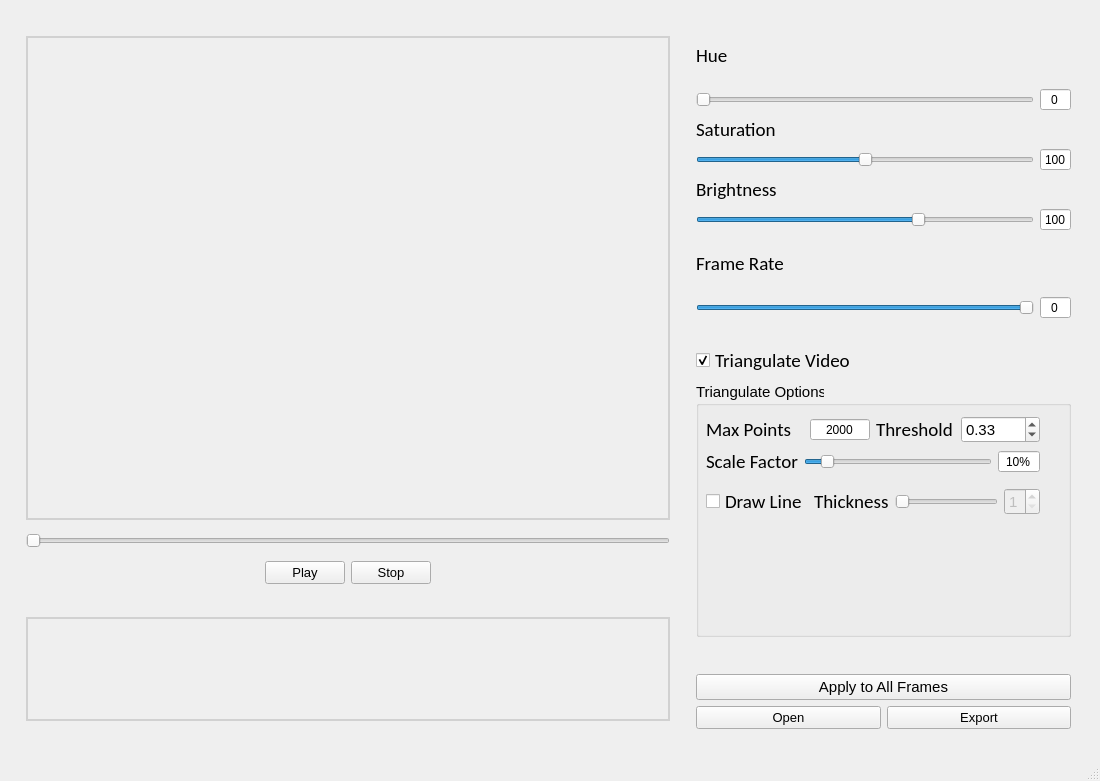
<?xml version="1.0" encoding="UTF-8"?>
<ui version="4.0">
 <class>MainWindow</class>
 <widget class="QMainWindow" name="MainWindow">
  <property name="geometry">
   <rect>
    <x>0</x>
    <y>0</y>
    <width>1100</width>
    <height>781</height>
   </rect>
  </property>
  <property name="font">
   <font>
    <pointsize>11</pointsize>
   </font>
  </property>
  <property name="windowTitle">
   <string>Delaunay's Dream</string>
  </property>
  <property name="windowIcon">
   <iconset>
    <normaloff>film.svg</normaloff>film.svg</iconset>
  </property>
  <property name="toolTip">
   <string/>
  </property>
  <property name="statusTip">
   <string>Delaunay's Dream</string>
  </property>
  <widget class="QWidget" name="centralwidget">
   <layout class="QGridLayout" name="gridLayout_2">
    <item row="0" column="0">
     <layout class="QGridLayout" name="gridLayout">
      <item row="1" column="0">
       <layout class="QHBoxLayout" name="horizontalLayout_14">
        <item>
         <spacer name="verticalSpacer_2">
          <property name="orientation">
           <enum>Qt::Vertical</enum>
          </property>
          <property name="sizeHint" stdset="0">
           <size>
            <width>17</width>
            <height>37</height>
           </size>
          </property>
         </spacer>
        </item>
        <item>
         <layout class="QVBoxLayout" name="verticalLayout_4">
          <item>
           <widget class="QLabel" name="video_player">
            <property name="minimumSize">
             <size>
              <width>644</width>
              <height>484</height>
             </size>
            </property>
            <property name="styleSheet">
             <string notr="true">background-color: rgb(239, 239, 239); border : 2px solid rgb(209, 209, 209); min-height: 480; min-width:  640; max-height: 480; max-width:  640;</string>
            </property>
            <property name="text">
             <string/>
            </property>
            <property name="alignment">
             <set>Qt::AlignCenter</set>
            </property>
           </widget>
          </item>
          <item>
           <widget class="QSlider" name="video_slider">
            <property name="maximumSize">
             <size>
              <width>644</width>
              <height>16777215</height>
             </size>
            </property>
            <property name="orientation">
             <enum>Qt::Horizontal</enum>
            </property>
           </widget>
          </item>
          <item>
           <layout class="QHBoxLayout" name="horizontalLayout_6">
            <item>
             <spacer name="horizontalSpacer_2">
              <property name="orientation">
               <enum>Qt::Horizontal</enum>
              </property>
              <property name="sizeHint" stdset="0">
               <size>
                <width>40</width>
                <height>20</height>
               </size>
              </property>
             </spacer>
            </item>
            <item>
             <layout class="QHBoxLayout" name="horizontalLayout_5">
              <item>
               <widget class="QPushButton" name="play_button">
                <property name="font">
                 <font>
                  <family>Arial</family>
                  <pointsize>10</pointsize>
                 </font>
                </property>
                <property name="statusTip">
                 <string>Open File</string>
                </property>
                <property name="text">
                 <string>Play</string>
                </property>
               </widget>
              </item>
              <item>
               <widget class="QPushButton" name="stop_button">
                <property name="font">
                 <font>
                  <family>Arial</family>
                  <pointsize>10</pointsize>
                 </font>
                </property>
                <property name="statusTip">
                 <string>Save As...</string>
                </property>
                <property name="text">
                 <string>Stop</string>
                </property>
               </widget>
              </item>
             </layout>
            </item>
            <item>
             <spacer name="horizontalSpacer_5">
              <property name="orientation">
               <enum>Qt::Horizontal</enum>
              </property>
              <property name="sizeHint" stdset="0">
               <size>
                <width>40</width>
                <height>20</height>
               </size>
              </property>
             </spacer>
            </item>
           </layout>
          </item>
          <item>
           <spacer name="horizontalSpacer_6">
            <property name="orientation">
             <enum>Qt::Horizontal</enum>
            </property>
            <property name="sizeHint" stdset="0">
             <size>
              <width>40</width>
              <height>20</height>
             </size>
            </property>
           </spacer>
          </item>
          <item>
           <widget class="QLabel" name="frame_viewer">
            <property name="styleSheet">
             <string notr="true">background-color: rgb(239, 239, 239); border : 2px solid rgb(209, 209, 209); min-height: 100; min-width:  640; max-height: 100; max-width:  640;</string>
            </property>
            <property name="text">
             <string/>
            </property>
           </widget>
          </item>
         </layout>
        </item>
        <item>
         <spacer name="verticalSpacer">
          <property name="orientation">
           <enum>Qt::Vertical</enum>
          </property>
          <property name="sizeHint" stdset="0">
           <size>
            <width>20</width>
            <height>40</height>
           </size>
          </property>
         </spacer>
        </item>
        <item>
         <layout class="QVBoxLayout" name="verticalLayout_12">
          <item>
           <layout class="QVBoxLayout" name="verticalLayout_10">
            <item>
             <layout class="QHBoxLayout" name="horizontalLayout_10">
              <item>
               <layout class="QVBoxLayout" name="verticalLayout_2">
                <item>
                 <widget class="QLabel" name="hue_Label">
                  <property name="font">
                   <font>
                    <family>Calibri</family>
                    <pointsize>14</pointsize>
                   </font>
                  </property>
                  <property name="text">
                   <string>Hue</string>
                  </property>
                 </widget>
                </item>
                <item>
                 <layout class="QHBoxLayout" name="horizontalLayout_2">
                  <item>
                   <widget class="QSlider" name="hue_slider">
                    <property name="statusTip">
                     <string>Adjust Hue</string>
                    </property>
                    <property name="maximum">
                     <number>179</number>
                    </property>
                    <property name="orientation">
                     <enum>Qt::Horizontal</enum>
                    </property>
                   </widget>
                  </item>
                  <item>
                   <widget class="QSpinBox" name="hue_spinBox">
                    <property name="font">
                     <font>
                      <family>Arial</family>
                      <pointsize>9</pointsize>
                     </font>
                    </property>
                    <property name="statusTip">
                     <string>Adjust Hue</string>
                    </property>
                    <property name="alignment">
                     <set>Qt::AlignCenter</set>
                    </property>
                    <property name="buttonSymbols">
                     <enum>QAbstractSpinBox::NoButtons</enum>
                    </property>
                    <property name="maximum">
                     <number>179</number>
                    </property>
                   </widget>
                  </item>
                 </layout>
                </item>
               </layout>
              </item>
             </layout>
            </item>
            <item>
             <layout class="QHBoxLayout" name="horizontalLayout_11">
              <item>
               <layout class="QVBoxLayout" name="verticalLayout_3">
                <item>
                 <widget class="QLabel" name="saturation_label">
                  <property name="font">
                   <font>
                    <family>Calibri</family>
                    <pointsize>14</pointsize>
                   </font>
                  </property>
                  <property name="text">
                   <string>Saturation</string>
                  </property>
                 </widget>
                </item>
                <item>
                 <layout class="QHBoxLayout" name="horizontalLayout_3">
                  <item>
                   <widget class="QSlider" name="saturation_slider">
                    <property name="statusTip">
                     <string>Adjust Saturation</string>
                    </property>
                    <property name="maximum">
                     <number>200</number>
                    </property>
                    <property name="singleStep">
                     <number>1</number>
                    </property>
                    <property name="pageStep">
                     <number>10</number>
                    </property>
                    <property name="value">
                     <number>100</number>
                    </property>
                    <property name="orientation">
                     <enum>Qt::Horizontal</enum>
                    </property>
                   </widget>
                  </item>
                  <item>
                   <widget class="QSpinBox" name="saturation_spinBox">
                    <property name="font">
                     <font>
                      <family>Arial</family>
                      <pointsize>9</pointsize>
                     </font>
                    </property>
                    <property name="statusTip">
                     <string>Adjust Saturation</string>
                    </property>
                    <property name="alignment">
                     <set>Qt::AlignCenter</set>
                    </property>
                    <property name="buttonSymbols">
                     <enum>QAbstractSpinBox::NoButtons</enum>
                    </property>
                    <property name="maximum">
                     <number>200</number>
                    </property>
                    <property name="value">
                     <number>100</number>
                    </property>
                   </widget>
                  </item>
                 </layout>
                </item>
               </layout>
              </item>
              <item>
               <layout class="QVBoxLayout" name="verticalLayout_8"/>
              </item>
             </layout>
            </item>
            <item>
             <layout class="QHBoxLayout" name="horizontalLayout_12">
              <item>
               <layout class="QVBoxLayout" name="verticalLayout_5">
                <item>
                 <widget class="QLabel" name="brightness_label">
                  <property name="font">
                   <font>
                    <family>Calibri</family>
                    <pointsize>14</pointsize>
                   </font>
                  </property>
                  <property name="text">
                   <string>Brightness</string>
                  </property>
                 </widget>
                </item>
                <item>
                 <layout class="QHBoxLayout" name="horizontalLayout_4">
                  <item>
                   <widget class="QSlider" name="brightness_slider">
                    <property name="statusTip">
                     <string>Adjust Brightness</string>
                    </property>
                    <property name="maximum">
                     <number>150</number>
                    </property>
                    <property name="value">
                     <number>100</number>
                    </property>
                    <property name="orientation">
                     <enum>Qt::Horizontal</enum>
                    </property>
                   </widget>
                  </item>
                  <item>
                   <widget class="QSpinBox" name="brightness_spinBox">
                    <property name="font">
                     <font>
                      <family>Arial</family>
                      <pointsize>9</pointsize>
                     </font>
                    </property>
                    <property name="statusTip">
                     <string>Adjust Brightness</string>
                    </property>
                    <property name="buttonSymbols">
                     <enum>QAbstractSpinBox::NoButtons</enum>
                    </property>
                    <property name="maximum">
                     <number>150</number>
                    </property>
                    <property name="value">
                     <number>100</number>
                    </property>
                   </widget>
                  </item>
                 </layout>
                </item>
               </layout>
              </item>
              <item>
               <layout class="QVBoxLayout" name="verticalLayout_9"/>
              </item>
             </layout>
            </item>
            <item>
             <layout class="QHBoxLayout" name="horizontalLayout_9">
              <item>
               <layout class="QVBoxLayout" name="verticalLayout">
                <item>
                 <widget class="QLabel" name="frame_rate_label">
                  <property name="font">
                   <font>
                    <family>Calibri</family>
                    <pointsize>14</pointsize>
                   </font>
                  </property>
                  <property name="text">
                   <string>Frame Rate</string>
                  </property>
                 </widget>
                </item>
                <item>
                 <layout class="QHBoxLayout" name="horizontalLayout">
                  <item>
                   <widget class="QSlider" name="frame_rate_slider">
                    <property name="enabled">
                     <bool>true</bool>
                    </property>
                    <property name="statusTip">
                     <string>Adjust Frame Rate</string>
                    </property>
                    <property name="minimum">
                     <number>1</number>
                    </property>
                    <property name="maximum">
                     <number>5</number>
                    </property>
                    <property name="singleStep">
                     <number>1</number>
                    </property>
                    <property name="pageStep">
                     <number>1</number>
                    </property>
                    <property name="value">
                     <number>5</number>
                    </property>
                    <property name="orientation">
                     <enum>Qt::Horizontal</enum>
                    </property>
                   </widget>
                  </item>
                  <item>
                   <widget class="QSpinBox" name="frame_rate_spinBox">
                    <property name="enabled">
                     <bool>true</bool>
                    </property>
                    <property name="font">
                     <font>
                      <family>Arial</family>
                      <pointsize>9</pointsize>
                     </font>
                    </property>
                    <property name="statusTip">
                     <string>Adjust Frame Rate</string>
                    </property>
                    <property name="alignment">
                     <set>Qt::AlignCenter</set>
                    </property>
                    <property name="buttonSymbols">
                     <enum>QAbstractSpinBox::NoButtons</enum>
                    </property>
                    <property name="maximum">
                     <number>100</number>
                    </property>
                   </widget>
                  </item>
                 </layout>
                </item>
               </layout>
              </item>
             </layout>
            </item>
            <item>
             <spacer name="horizontalSpacer_3">
              <property name="orientation">
               <enum>Qt::Horizontal</enum>
              </property>
              <property name="sizeHint" stdset="0">
               <size>
                <width>40</width>
                <height>20</height>
               </size>
              </property>
             </spacer>
            </item>
            <item>
             <layout class="QHBoxLayout" name="horizontalLayout_15">
              <item>
               <widget class="QCheckBox" name="triangulation_check_box">
                <property name="enabled">
                 <bool>true</bool>
                </property>
                <property name="font">
                 <font>
                  <family>Calibri</family>
                  <pointsize>14</pointsize>
                  <weight>50</weight>
                  <italic>false</italic>
                  <bold>false</bold>
                 </font>
                </property>
                <property name="statusTip">
                 <string/>
                </property>
                <property name="layoutDirection">
                 <enum>Qt::LeftToRight</enum>
                </property>
                <property name="autoFillBackground">
                 <bool>true</bool>
                </property>
                <property name="text">
                 <string>Triangulate Video</string>
                </property>
                <property name="checked">
                 <bool>true</bool>
                </property>
               </widget>
              </item>
              <item>
               <spacer name="horizontalSpacer">
                <property name="orientation">
                 <enum>Qt::Horizontal</enum>
                </property>
                <property name="sizeHint" stdset="0">
                 <size>
                  <width>40</width>
                  <height>20</height>
                 </size>
                </property>
               </spacer>
              </item>
             </layout>
            </item>
           </layout>
          </item>
          <item>
           <layout class="QVBoxLayout" name="verticalLayout_11">
            <item>
             <widget class="QGroupBox" name="groupBox">
              <property name="title">
               <string>Triangulate Options</string>
              </property>
              <widget class="QWidget" name="triangulate_options" native="true">
               <property name="enabled">
                <bool>true</bool>
               </property>
               <property name="geometry">
                <rect>
                 <x>10</x>
                 <y>28</y>
                 <width>334</width>
                 <height>114</height>
                </rect>
               </property>
               <layout class="QVBoxLayout" name="verticalLayout_7">
                <item>
                 <layout class="QVBoxLayout" name="triangulate_layout">
                  <item>
                   <layout class="QHBoxLayout" name="horizontalLayout_18">
                    <item>
                     <layout class="QHBoxLayout" name="horizontalLayout_7">
                      <item>
                       <widget class="QLabel" name="max_points_label">
                        <property name="font">
                         <font>
                          <family>Calibri</family>
                          <pointsize>14</pointsize>
                         </font>
                        </property>
                        <property name="text">
                         <string>Max Points</string>
                        </property>
                       </widget>
                      </item>
                      <item>
                       <widget class="QSpinBox" name="max_points_spinBox">
                        <property name="maximumSize">
                         <size>
                          <width>60</width>
                          <height>16777215</height>
                         </size>
                        </property>
                        <property name="font">
                         <font>
                          <family>Arial</family>
                          <pointsize>9</pointsize>
                         </font>
                        </property>
                        <property name="statusTip">
                         <string>Adjust number of points used to triangulate</string>
                        </property>
                        <property name="alignment">
                         <set>Qt::AlignCenter</set>
                        </property>
                        <property name="buttonSymbols">
                         <enum>QAbstractSpinBox::NoButtons</enum>
                        </property>
                        <property name="minimum">
                         <number>20</number>
                        </property>
                        <property name="maximum">
                         <number>10000</number>
                        </property>
                        <property name="value">
                         <number>2000</number>
                        </property>
                       </widget>
                      </item>
                     </layout>
                    </item>
                    <item>
                     <layout class="QHBoxLayout" name="horizontalLayout_17">
                      <item>
                       <widget class="QLabel" name="threshold_label">
                        <property name="font">
                         <font>
                          <family>Calibri</family>
                          <pointsize>14</pointsize>
                         </font>
                        </property>
                        <property name="text">
                         <string>Threshold</string>
                        </property>
                       </widget>
                      </item>
                      <item>
                       <widget class="QDoubleSpinBox" name="threshold_spinBox">
                        <property name="minimum">
                         <double>0.010000000000000</double>
                        </property>
                        <property name="maximum">
                         <double>1.000000000000000</double>
                        </property>
                        <property name="singleStep">
                         <double>0.100000000000000</double>
                        </property>
                        <property name="value">
                         <double>0.330000000000000</double>
                        </property>
                       </widget>
                      </item>
                     </layout>
                    </item>
                   </layout>
                  </item>
                  <item>
                   <layout class="QHBoxLayout" name="horizontalLayout_8">
                    <item>
                     <widget class="QLabel" name="scale_factor_label">
                      <property name="font">
                       <font>
                        <family>Calibri</family>
                        <pointsize>14</pointsize>
                       </font>
                      </property>
                      <property name="text">
                       <string>Scale Factor</string>
                      </property>
                     </widget>
                    </item>
                    <item>
                     <widget class="QSlider" name="scale_factor_slider">
                      <property name="enabled">
                       <bool>true</bool>
                      </property>
                      <property name="statusTip">
                       <string>Adjust Frame Rate</string>
                      </property>
                      <property name="minimum">
                       <number>1</number>
                      </property>
                      <property name="maximum">
                       <number>100</number>
                      </property>
                      <property name="singleStep">
                       <number>1</number>
                      </property>
                      <property name="pageStep">
                       <number>10</number>
                      </property>
                      <property name="value">
                       <number>10</number>
                      </property>
                      <property name="orientation">
                       <enum>Qt::Horizontal</enum>
                      </property>
                     </widget>
                    </item>
                    <item>
                     <widget class="QSpinBox" name="scale_factor_spinBox">
                      <property name="font">
                       <font>
                        <family>Arial</family>
                        <pointsize>9</pointsize>
                       </font>
                      </property>
                      <property name="statusTip">
                       <string>Adjust Hue</string>
                      </property>
                      <property name="alignment">
                       <set>Qt::AlignCenter</set>
                      </property>
                      <property name="buttonSymbols">
                       <enum>QAbstractSpinBox::NoButtons</enum>
                      </property>
                      <property name="suffix">
                       <string>%</string>
                      </property>
                      <property name="minimum">
                       <number>1</number>
                      </property>
                      <property name="maximum">
                       <number>100</number>
                      </property>
                      <property name="value">
                       <number>10</number>
                      </property>
                      <property name="displayIntegerBase">
                       <number>10</number>
                      </property>
                     </widget>
                    </item>
                   </layout>
                  </item>
                 </layout>
                </item>
                <item>
                 <layout class="QHBoxLayout" name="horizontalLayout_20">
                  <item>
                   <widget class="QCheckBox" name="draw_line_checkBox">
                    <property name="font">
                     <font>
                      <family>Calibri</family>
                      <pointsize>14</pointsize>
                     </font>
                    </property>
                    <property name="text">
                     <string>Draw Line</string>
                    </property>
                   </widget>
                  </item>
                  <item>
                   <layout class="QHBoxLayout" name="horizontalLayout_19">
                    <item>
                     <widget class="QLabel" name="thickness_label">
                      <property name="font">
                       <font>
                        <family>Calibri</family>
                        <pointsize>14</pointsize>
                       </font>
                      </property>
                      <property name="cursor">
                       <cursorShape>ArrowCursor</cursorShape>
                      </property>
                      <property name="text">
                       <string>Thickness</string>
                      </property>
                     </widget>
                    </item>
                    <item>
                     <widget class="QSlider" name="thickness_slider">
                      <property name="enabled">
                       <bool>false</bool>
                      </property>
                      <property name="minimum">
                       <number>1</number>
                      </property>
                      <property name="maximum">
                       <number>5</number>
                      </property>
                      <property name="orientation">
                       <enum>Qt::Horizontal</enum>
                      </property>
                     </widget>
                    </item>
                    <item>
                     <widget class="QSpinBox" name="thickness_spinBox">
                      <property name="enabled">
                       <bool>false</bool>
                      </property>
                      <property name="minimum">
                       <number>1</number>
                      </property>
                      <property name="maximum">
                       <number>5</number>
                      </property>
                     </widget>
                    </item>
                   </layout>
                  </item>
                 </layout>
                </item>
               </layout>
              </widget>
             </widget>
            </item>
            <item>
             <layout class="QVBoxLayout" name="verticalLayout_6">
              <item>
               <widget class="QLabel" name="status_message">
                <property name="maximumSize">
                 <size>
                  <width>16777215</width>
                  <height>25</height>
                 </size>
                </property>
                <property name="font">
                 <font>
                  <family>Calibri</family>
                  <pointsize>12</pointsize>
                  <italic>true</italic>
                 </font>
                </property>
                <property name="text">
                 <string/>
                </property>
                <property name="alignment">
                 <set>Qt::AlignBottom|Qt::AlignHCenter</set>
                </property>
               </widget>
              </item>
              <item>
               <widget class="QPushButton" name="apply_button">
                <property name="text">
                 <string>Apply to All Frames</string>
                </property>
               </widget>
              </item>
              <item>
               <layout class="QHBoxLayout" name="horizontalLayout_13">
                <item>
                 <widget class="QPushButton" name="open_button">
                  <property name="font">
                   <font>
                    <family>Arial</family>
                    <pointsize>10</pointsize>
                   </font>
                  </property>
                  <property name="statusTip">
                   <string>Open File</string>
                  </property>
                  <property name="text">
                   <string>Open</string>
                  </property>
                 </widget>
                </item>
                <item>
                 <widget class="QPushButton" name="export_button">
                  <property name="font">
                   <font>
                    <family>Arial</family>
                    <pointsize>10</pointsize>
                   </font>
                  </property>
                  <property name="statusTip">
                   <string>Save As...</string>
                  </property>
                  <property name="text">
                   <string>Export</string>
                  </property>
                 </widget>
                </item>
               </layout>
              </item>
             </layout>
            </item>
           </layout>
          </item>
         </layout>
        </item>
        <item>
         <spacer name="verticalSpacer_4">
          <property name="orientation">
           <enum>Qt::Vertical</enum>
          </property>
          <property name="sizeHint" stdset="0">
           <size>
            <width>20</width>
            <height>40</height>
           </size>
          </property>
         </spacer>
        </item>
       </layout>
      </item>
      <item row="0" column="0">
       <spacer name="horizontalSpacer_7">
        <property name="orientation">
         <enum>Qt::Horizontal</enum>
        </property>
        <property name="sizeHint" stdset="0">
         <size>
          <width>40</width>
          <height>20</height>
         </size>
        </property>
       </spacer>
      </item>
      <item row="2" column="0">
       <spacer name="horizontalSpacer_8">
        <property name="orientation">
         <enum>Qt::Horizontal</enum>
        </property>
        <property name="sizeHint" stdset="0">
         <size>
          <width>40</width>
          <height>20</height>
         </size>
        </property>
       </spacer>
      </item>
     </layout>
    </item>
   </layout>
  </widget>
  <widget class="QStatusBar" name="statusbar"/>
  <action name="actionOpen">
   <property name="text">
    <string>Open</string>
   </property>
  </action>
  <action name="actionSave">
   <property name="text">
    <string>Save</string>
   </property>
  </action>
  <action name="actionSave_As">
   <property name="text">
    <string>Save As...</string>
   </property>
  </action>
  <action name="actionNew">
   <property name="text">
    <string>New</string>
   </property>
  </action>
  <action name="actionNew_Window">
   <property name="text">
    <string>New Window</string>
   </property>
  </action>
 </widget>
 <resources/>
 <connections>
  <connection>
   <sender>hue_spinBox</sender>
   <signal>valueChanged(int)</signal>
   <receiver>hue_slider</receiver>
   <slot>setValue(int)</slot>
   <hints>
    <hint type="sourcelabel">
     <x>1057</x>
     <y>91</y>
    </hint>
    <hint type="destinationlabel">
     <x>1005</x>
     <y>92</y>
    </hint>
   </hints>
  </connection>
  <connection>
   <sender>hue_slider</sender>
   <signal>valueChanged(int)</signal>
   <receiver>hue_spinBox</receiver>
   <slot>setValue(int)</slot>
   <hints>
    <hint type="sourcelabel">
     <x>1005</x>
     <y>92</y>
    </hint>
    <hint type="destinationlabel">
     <x>1057</x>
     <y>91</y>
    </hint>
   </hints>
  </connection>
  <connection>
   <sender>saturation_slider</sender>
   <signal>valueChanged(int)</signal>
   <receiver>saturation_spinBox</receiver>
   <slot>setValue(int)</slot>
   <hints>
    <hint type="sourcelabel">
     <x>997</x>
     <y>155</y>
    </hint>
    <hint type="destinationlabel">
     <x>1049</x>
     <y>154</y>
    </hint>
   </hints>
  </connection>
  <connection>
   <sender>saturation_spinBox</sender>
   <signal>valueChanged(int)</signal>
   <receiver>saturation_slider</receiver>
   <slot>setValue(int)</slot>
   <hints>
    <hint type="sourcelabel">
     <x>1049</x>
     <y>154</y>
    </hint>
    <hint type="destinationlabel">
     <x>997</x>
     <y>155</y>
    </hint>
   </hints>
  </connection>
  <connection>
   <sender>brightness_spinBox</sender>
   <signal>valueChanged(int)</signal>
   <receiver>brightness_slider</receiver>
   <slot>setValue(int)</slot>
   <hints>
    <hint type="sourcelabel">
     <x>1049</x>
     <y>217</y>
    </hint>
    <hint type="destinationlabel">
     <x>997</x>
     <y>218</y>
    </hint>
   </hints>
  </connection>
  <connection>
   <sender>brightness_slider</sender>
   <signal>valueChanged(int)</signal>
   <receiver>brightness_spinBox</receiver>
   <slot>setValue(int)</slot>
   <hints>
    <hint type="sourcelabel">
     <x>997</x>
     <y>218</y>
    </hint>
    <hint type="destinationlabel">
     <x>1049</x>
     <y>217</y>
    </hint>
   </hints>
  </connection>
  <connection>
   <sender>scale_factor_slider</sender>
   <signal>valueChanged(int)</signal>
   <receiver>scale_factor_spinBox</receiver>
   <slot>setValue(int)</slot>
   <hints>
    <hint type="sourcelabel">
     <x>980</x>
     <y>468</y>
    </hint>
    <hint type="destinationlabel">
     <x>1018</x>
     <y>468</y>
    </hint>
   </hints>
  </connection>
  <connection>
   <sender>scale_factor_spinBox</sender>
   <signal>valueChanged(int)</signal>
   <receiver>scale_factor_slider</receiver>
   <slot>setValue(int)</slot>
   <hints>
    <hint type="sourcelabel">
     <x>1018</x>
     <y>468</y>
    </hint>
    <hint type="destinationlabel">
     <x>980</x>
     <y>468</y>
    </hint>
   </hints>
  </connection>
  <connection>
   <sender>frame_rate_spinBox</sender>
   <signal>valueChanged(int)</signal>
   <receiver>frame_rate_slider</receiver>
   <slot>setValue(int)</slot>
   <hints>
    <hint type="sourcelabel">
     <x>1057</x>
     <y>280</y>
    </hint>
    <hint type="destinationlabel">
     <x>1005</x>
     <y>281</y>
    </hint>
   </hints>
  </connection>
  <connection>
   <sender>frame_rate_slider</sender>
   <signal>valueChanged(int)</signal>
   <receiver>frame_rate_spinBox</receiver>
   <slot>setValue(int)</slot>
   <hints>
    <hint type="sourcelabel">
     <x>1005</x>
     <y>281</y>
    </hint>
    <hint type="destinationlabel">
     <x>1057</x>
     <y>280</y>
    </hint>
   </hints>
  </connection>
  <connection>
   <sender>triangulation_check_box</sender>
   <signal>toggled(bool)</signal>
   <receiver>triangulate_options</receiver>
   <slot>setEnabled(bool)</slot>
   <hints>
    <hint type="sourcelabel">
     <x>811</x>
     <y>353</y>
    </hint>
    <hint type="destinationlabel">
     <x>815</x>
     <y>414</y>
    </hint>
   </hints>
  </connection>
  <connection>
   <sender>thickness_slider</sender>
   <signal>valueChanged(int)</signal>
   <receiver>thickness_spinBox</receiver>
   <slot>setValue(int)</slot>
   <hints>
    <hint type="sourcelabel">
     <x>974</x>
     <y>492</y>
    </hint>
    <hint type="destinationlabel">
     <x>1014</x>
     <y>497</y>
    </hint>
   </hints>
  </connection>
  <connection>
   <sender>thickness_spinBox</sender>
   <signal>valueChanged(int)</signal>
   <receiver>thickness_slider</receiver>
   <slot>setValue(int)</slot>
   <hints>
    <hint type="sourcelabel">
     <x>1022</x>
     <y>498</y>
    </hint>
    <hint type="destinationlabel">
     <x>1005</x>
     <y>497</y>
    </hint>
   </hints>
  </connection>
  <connection>
   <sender>draw_line_checkBox</sender>
   <signal>toggled(bool)</signal>
   <receiver>thickness_slider</receiver>
   <slot>setEnabled(bool)</slot>
   <hints>
    <hint type="sourcelabel">
     <x>774</x>
     <y>491</y>
    </hint>
    <hint type="destinationlabel">
     <x>922</x>
     <y>496</y>
    </hint>
   </hints>
  </connection>
  <connection>
   <sender>draw_line_checkBox</sender>
   <signal>toggled(bool)</signal>
   <receiver>thickness_spinBox</receiver>
   <slot>setEnabled(bool)</slot>
   <hints>
    <hint type="sourcelabel">
     <x>743</x>
     <y>497</y>
    </hint>
    <hint type="destinationlabel">
     <x>1022</x>
     <y>495</y>
    </hint>
   </hints>
  </connection>
 </connections>
</ui>
